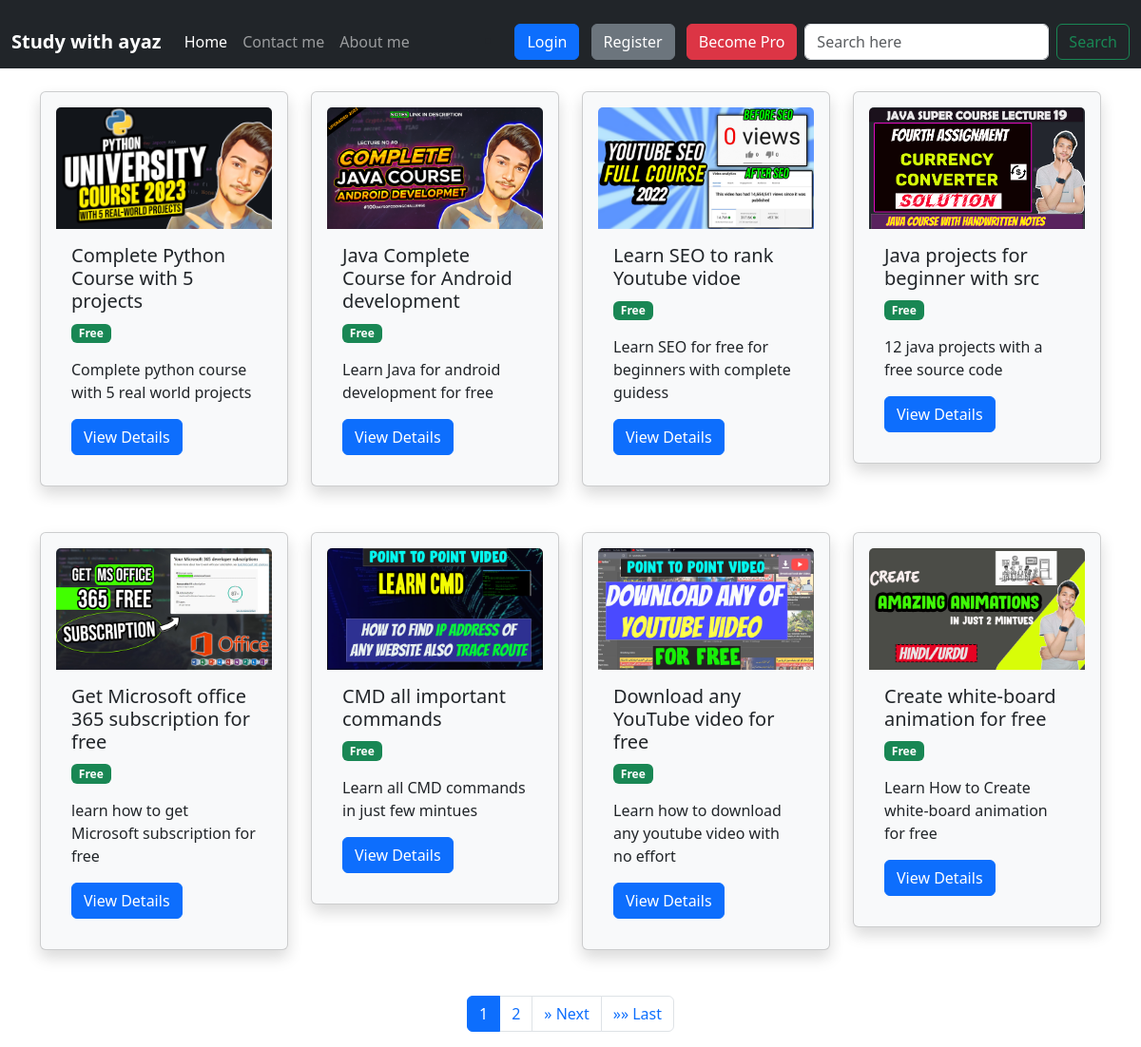
The page / on the database its author committed.
### study/models.py (models this page shows, shortened)
class Courses(models.Model):
    courses_name = models.CharField(max_length = 100)
    courses_description = RichTextField()
    is_premium = models.BooleanField(default=False)
    course_image = models.ImageField(upload_to="courses")
    slug = models.SlugField(blank=True, unique=True)

### study/views.py (the view)
# urls.py: path("", views.index, name="home"),
def index(request):
    courses = Courses.objects.all()
    if request.user.is_authenticated:
        obj = Subscription.objects.filter(user = request.user).first()
        if obj is not None:
            request.session['obj'] = obj.is_pro
    search = request.GET.get("search")
    if search:
       courses = courses.filter(
       Q(courses_name__icontains = search) |
       Q(courses_description__icontains = search)
       )
    page = request.GET.get('page')
    paginator = Paginator(courses, 8)
    try:
        courses = paginator.get_page(page)
    except PageNotAnInteger:
        courses = paginator.get_page(1)
    except EmptyPage:
        courses = paginator.page(paginator.num_pages)
    context = {
        "courses": courses,
    }
    return render(request,"index.html",context)

### study/templates/index.html (shortened to what this page needs)
{% extends "base.html" %}
{% block body %}
    <div class="container mt-4">
        <div class="row justify-content-center">
            {% for c in courses %}
                <div class="col-md-3">
                    <div class="card shadow p-3 mb-5 bg-body-tertiary rounded" style="width: 100%;">
                        <img src="/media/{{ c.course_image }}" class="card-img-top">
                        <div class="card-body">
                            <h5 class="card-title">{{ c.courses_name }}</h5>
                            {% if c.is_premium %}
                                <span class="badge text-bg-secondary">Premium</span>
                            {% else %}
                                <span class="badge text-bg-success">Free</span>
                            {% endif %}
                            <p class="card-text">{{ c.courses_description | safe| slice:":68" }}</p>
                            <a href="{% url 'course_details' c.slug %}" class="btn btn-primary">View Details</a>
                        </div>
                    </div>
                </div>
            {% endfor %}
        </div>
    </div>
    {% include "pagination.html" %}
{% endblock %}

### study/templates/base.html (shortened to what this page needs)
<!doctype html>
<html lang="en">
  <head>
   <nav class="navbar navbar-expand-lg navbar-dark bg-dark">
    <div class="container-fluid mt-3">
      <a class="navbar-brand" href="{% url 'home' %}"><b>Study with ayaz </b></a>
      <div class="collapse navbar-collapse" id="navbarNav">
        <ul class="navbar-nav">
          <li class="nav-item">
            <a class="nav-link active" aria-current="page" href="{% url 'home' %}">Home</a>
          </li>
          <li class="nav-item">
            <a class="nav-link" href="{% url 'contact' %}">Contact me</a>
          </li>
          <li class="nav-item">
            <a class="nav-link" href="{% url 'about' %}">About me</a>
          </li>
        </ul>
      </div>
      <li class="nav-item">
        {% if not request.user.is_authenticated %}
          <a href="{% url 'login' %}" class="btn btn-primary mx-2 ">Login</a>
          <a href="{% url 'register' %}" class="btn btn-secondary  ">Register</a>
        {% else %}
           <a href="{% url 'logout' %}" class="btn btn-success mx-3">Logout</a>
        {% endif %}
        {% if request.session.obj %}
        <a href="{% url 'already-pro' %}" class="btn btn-primary mx-2">Pro Solider</a>
        {% else %}
        <a href="{% url 'become-pro' %}" class="btn btn-danger mx-2">Become Pro</a>
        {% endif %}
    </li>
      <form class="d-flex"  role="search">
        <input class="form-control me-2" name="search" placeholder= "Search here" aria-label="Search">
        <button class="btn btn-outline-success" type="submit">Search</button>
      </form>
    </div>
  </nav>
    <link href="https://cdn.jsdelivr.net/npm/bootstrap@5.3.2/dist/css/bootstrap.min.css" rel="stylesheet">
  </head>
  {% block body %}{% endblock %}
</html>

### study/templates/pagination.html (shortened to what this page needs)
<nav aria-label="Page navigation example">
    <ul class="pagination justify-content-center">
        {% for i in courses.paginator.page_range %}
            <li class="page-item {% if courses.number == i %}active{% endif %}">
                <a class="page-link" href="?page={{ i }}">{{ i }}</a>
            </li>
        {% endfor %}
        {% if courses.has_next %}
            <li class="page-item">
                <a class="page-link" href="?page={{ courses.next_page_number }}" aria-label="Next">
                    <span aria-hidden="true">&raquo;</span>
                    <span class="sr-only">Next</span>
                </a>
            </li>
            <li class="page-item">
                <a class="page-link" href="?page={{ courses.paginator.num_pages }}" aria-label="Last">
                    <span aria-hidden="true">&raquo;&raquo;</span>
                    <span class="sr-only">Last</span>
                </a>
            </li>
        {% endif %}
    </ul>
</nav>

### rows shown on the page
Courses: course_image (picture), courses_name "Complete Python Course with 5 projects", is_premium "Free", courses_description "Complete python course with 5 real world projects"
Courses: course_image (picture), courses_name "Java Complete Course for Android development", is_premium "Free", courses_description "Learn Java for android development for free"
Courses: course_image (picture), courses_name "Learn SEO to rank Youtube vidoe", is_premium "Free", courses_description "Learn SEO for free for beginners with complete guidess"
Courses: course_image (picture), courses_name "Java projects for beginner with src", is_premium "Free", courses_description "12 java projects with a free source code"
Courses: course_image (picture), courses_name "Get Microsoft office 365 subscription for free", is_premium "Free", courses_description "learn how to get Microsoft subscription for free"
Courses: course_image (picture), courses_name "CMD all important commands", is_premium "Free", courses_description "Learn all CMD commands in just few mintues"
Courses: course_image (picture), courses_name "Download any YouTube video for free", is_premium "Free", courses_description "Learn how to download any youtube video with no effort"
Courses: course_image (picture), courses_name "Create white-board animation for free", is_premium "Free", courses_description "Learn How to Create white-board animation for free"

### other values the page prints
{{ i }} "1" "2"
